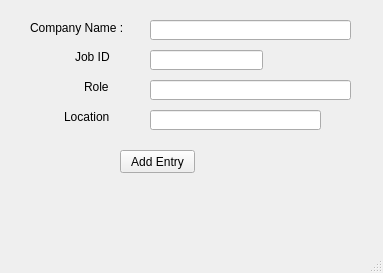
<?xml version="1.0" encoding="UTF-8"?>
<ui version="4.0">
 <class>MainWindow</class>
 <widget class="QMainWindow" name="MainWindow">
  <property name="geometry">
   <rect>
    <x>0</x>
    <y>0</y>
    <width>383</width>
    <height>273</height>
   </rect>
  </property>
  <property name="windowTitle">
   <string>MainWindow</string>
  </property>
  <widget class="QWidget" name="centralwidget">
   <widget class="QLabel" name="label1">
    <property name="geometry">
     <rect>
      <x>30</x>
      <y>20</y>
      <width>131</width>
      <height>16</height>
     </rect>
    </property>
    <property name="text">
     <string>Company Name :</string>
    </property>
   </widget>
   <widget class="QLineEdit" name="lineEdit1">
    <property name="geometry">
     <rect>
      <x>150</x>
      <y>20</y>
      <width>201</width>
      <height>20</height>
     </rect>
    </property>
   </widget>
   <widget class="QLabel" name="label2">
    <property name="geometry">
     <rect>
      <x>75</x>
      <y>50</y>
      <width>38</width>
      <height>13</height>
     </rect>
    </property>
    <property name="text">
     <string>Job ID :</string>
    </property>
   </widget>
   <widget class="QLineEdit" name="lineEdit2">
    <property name="geometry">
     <rect>
      <x>150</x>
      <y>50</y>
      <width>113</width>
      <height>20</height>
     </rect>
    </property>
   </widget>
   <widget class="QLabel" name="label3">
    <property name="geometry">
     <rect>
      <x>84</x>
      <y>80</y>
      <width>28</width>
      <height>13</height>
     </rect>
    </property>
    <property name="text">
     <string>Role :</string>
    </property>
   </widget>
   <widget class="QLineEdit" name="lineEdit3">
    <property name="geometry">
     <rect>
      <x>150</x>
      <y>80</y>
      <width>201</width>
      <height>20</height>
     </rect>
    </property>
   </widget>
   <widget class="QLabel" name="label4">
    <property name="geometry">
     <rect>
      <x>64</x>
      <y>110</y>
      <width>47</width>
      <height>13</height>
     </rect>
    </property>
    <property name="text">
     <string>Location :</string>
    </property>
   </widget>
   <widget class="QLineEdit" name="lineEdit">
    <property name="geometry">
     <rect>
      <x>150</x>
      <y>110</y>
      <width>171</width>
      <height>20</height>
     </rect>
    </property>
   </widget>
   <widget class="QPushButton" name="pushButton">
    <property name="geometry">
     <rect>
      <x>120</x>
      <y>150</y>
      <width>75</width>
      <height>23</height>
     </rect>
    </property>
    <property name="text">
     <string>Add Entry</string>
    </property>
   </widget>
  </widget>
  <widget class="QMenuBar" name="menubar">
   <property name="geometry">
    <rect>
     <x>0</x>
     <y>0</y>
     <width>383</width>
     <height>21</height>
    </rect>
   </property>
  </widget>
  <widget class="QStatusBar" name="statusbar"/>
 </widget>
 <resources/>
 <connections/>
</ui>
